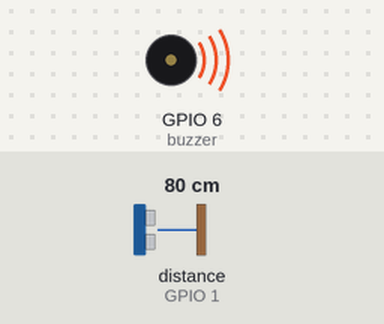
The program below on a simulated ESP32 board running MicroPython. On the bench: buzzer (waves = sounding). The test bench sets the inputs (shaded band); at power-on: distance to the obstacle (sensor on GPIO 1) 80 cm. The echo pulse lasts 58.3 µs per cm; what the program prints to the serial console is not drawn.

Above: at 0.2 s.
At 0.7 s:
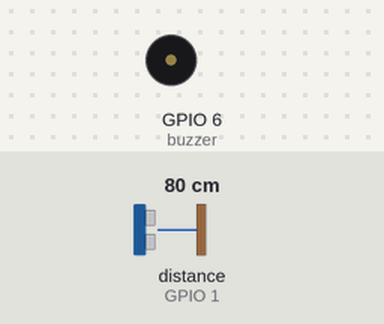
Timing chart, 0 to 8.7 s (numbered marks = the images above):
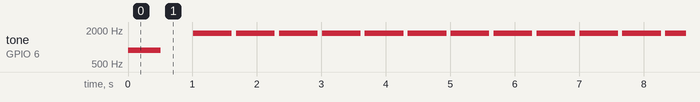

The program:

s3_________.py
```python
import machine                                  # machine : 보드의 부품(핀·타이머 등)을 다루는 도구 모음
import time                                     # time : 기다리거나 시간을 다루는 도구 모음
from machine import Pin, PWM                    # machine 에서 부품 도구(클래스)를 가져온다 : Pin(핀), PWM(부저)

# 부저 객체 만들기 : PWM 클래스(설계도)로 buzzer 를 만든다
#   Pin(6) = 6번 핀에 달린 부저, freq=880 = 소리 높이 880 Hz, duty=0 = 처음에는 소리 끔 (0~1023)
buzzer = PWM(Pin(6), freq=880, duty=0)
# trigger 객체 만들기 : Pin 클래스로 17번 핀을 쓴다. mode=Pin.OUT = 내보내는 핀(소리를 쏘라는 신호), pull=None = 내부 저항은 안 쓴다
trigger = Pin(17, mode=Pin.OUT, pull=None)
# echo 객체 만들기 : 1번 핀. mode=Pin.IN = 받는 핀(돌아온 소리 신호), pull=None = 내부 저항은 안 쓴다
echo = Pin(1, mode=Pin.IN, pull=None)
trigger.value(0)                                # value() 메서드 : 핀 값을 정한다. 0 = 끔 (처음에는 소리를 쏘지 않는다)

# ---- 내가 바꾸는 값 ----
NEAR_CM = 5                      # 손을 가장 가까이 둘 때의 거리 (가장 작은 소리)
WARN_CM = 60                     # 이 거리보다 멀면 삐~ 하고 길게 울린다 (경고)
LEVELS = 20                      # 소리 크기를 몇 단계로 나눌까
# 단계 0~19 -> duty : 약 1 % (10) 에서 약 15 % (150) 까지 (s2 와 같은 표)
DUTY_TABLE = [10, 12, 13, 15, 18, 20, 24, 27, 31, 36, 42, 48, 55, 64, 73, 85, 98, 113, 130, 150]
BEEP_FREQ = 880                  # 삑 소리의 높이
WARN_FREQ = 1760                 # 경고 삐~ 소리의 높이 : 삑보다 한 옥타브 높다
WARN_DUTY = 150                  # 경고 삐~ 소리의 크기 (가장 큰 삑과 같다)
WARN_MS = 600                    # 삐~ 를 한 번에 울리는 시간
MUTE_MS = 60                     # 삐~ 뒤에 소리를 끄고 기다리는 시간 : 소리가 나는 중에 재면 부저가 센서를 흔든다
FAR_LIMIT = 2                    # 멀다고 연속 몇 번 나오면 경고를 울릴까 (한 번 튄 값은 무시)
BEEP_MS = 500
REST_MS = 500

def get_distance_cm():           # 교재 5-3 _2 와 거의 같은 함수 : 못 읽거나 약 100 cm 보다 멀면 999
    trigger.value(0)                            # value(0) : 끈 상태에서 시작
    time.sleep_us(5)                            # sleep_us() : 5 µs 기다린다 (µs = 마이크로초 = 100만분의 1초)
    trigger.value(1)                            # value(1) : 켠다 = 초음파를 쏘기 시작
    time.sleep_us(10)                           # 10 µs 동안 켜 둔다
    trigger.value(0)                            # value(0) : 끈다 = 쏘기를 끝낸다
    # 6000 µs (약 100 cm) 까지만 기다린다 : 오래 기다리면 그동안 타이머 틱을 놓친다 (교재는 30000)
    pulse_time = machine.time_pulse_us(echo, 1, 6000)  # time_pulse_us(핀, 1, 최대µs) : echo 가 켜져 있던 시간(µs)을 잰다. 6000 µs 안에 안 돌아오면 음수
    if pulse_time < 0:           # 반사가 돌아오지 않았다 = 앞이 비었다 = 아주 멀다
        return 999
    distance_cm = (pulse_time / 2) / 29.1       # 왕복 시간의 절반 ÷ 29.1 = 거리(cm)
    if distance_cm > 100:
        return 999
    if distance_cm < 2:
        return 2
    return distance_cm

def distance_level(cm):
    # 가까울수록 작은 단계 (s2 와 반대) : NEAR_CM 이하 -> 0, WARN_CM 에 가까울수록 -> 19
    level = int((cm - NEAR_CM) * LEVELS // (WARN_CM - NEAR_CM))
    if level < 0:
        level = 0
    if level > LEVELS - 1:
        level = LEVELS - 1
    return level

def beep(duty):
    buzzer.freq(BEEP_FREQ)                      # freq() 메서드 : 소리 높이(Hz)를 바꾼다
    buzzer.duty(duty)                           # duty() 메서드 : 소리 크기를 정한다 (켜짐)
    time.sleep_ms(BEEP_MS)                      # sleep_ms() : 괄호 안 ms 동안 코드를 멈춘다 (1000 ms = 1초)
    buzzer.duty(0)                              # duty(0) : 소리를 끈다
    time.sleep_ms(REST_MS)                      # sleep_ms() : 괄호 안 ms 동안 코드를 멈춘다 (1000 ms = 1초)

def warning():                   # 삐~ : 길게 울린 뒤 잠깐 끈다 (끈 직후에 거리를 재야 부저가 센서를 흔들지 않는다)
    buzzer.freq(WARN_FREQ)                      # freq() 메서드 : 소리 높이(Hz)를 바꾼다
    buzzer.duty(WARN_DUTY)                      # duty() 메서드 : 소리 크기를 정한다 (켜짐)
    time.sleep_ms(WARN_MS)                      # sleep_ms() : 괄호 안 ms 동안 코드를 멈춘다 (1000 ms = 1초)
    buzzer.duty(0)                              # duty(0) : 소리를 끈다
    time.sleep_ms(MUTE_MS)                      # sleep_ms() : 괄호 안 ms 동안 코드를 멈춘다 (1000 ms = 1초)

far_count = 0                    # 멀다고 연속으로 나온 횟수

try:
    while True:
        cm = get_distance_cm()
        if cm > WARN_CM:
            far_count += 1
        else:
            far_count = 0
        if far_count >= FAR_LIMIT:               # 60 cm 보다 멀다 -> 삐~
            print("거리", int(cm), "cm -> 60 cm 보다 멀다 : 삐~")
            warning()
        else:                                    # 60 cm 안쪽 -> 가까울수록 작은 삑
            level = distance_level(cm)
            duty = DUTY_TABLE[level]
            print("거리", int(cm), "cm -> 단계", level, "-> duty", duty)
            beep(duty)
except KeyboardInterrupt:                       # 정지 버튼(Ctrl + C)을 누르면 여기로 온다
    pass
finally:                                        # 끝날 때 꼭 실행된다 : 부저와 타이머를 정리한다
    buzzer.duty(0)                              # duty(0) : 소리를 끈다
    buzzer.deinit()                             # deinit() 메서드 : 부저를 놓아 준다 (끝낼 때)
```

Measured:
- by itself, tone on GPIO 6 (buzzer): plays 880 Hz for 0.50 s, 1760 Hz for 0.60 s, 1760 Hz for 0.60 s, 1760 Hz for 0.60 s, 1760 Hz for 0.60 s, 1760 Hz for 0.60 s … (195 notes in this stretch)
